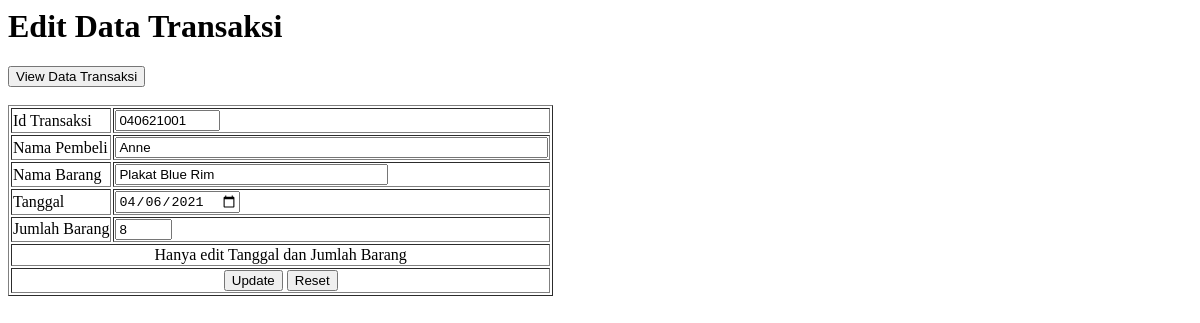
Page /transaksi-form-edit.php?IdTransaksi=040621001 (signed in) on the committed database.
### tables this page shows
CREATE TABLE `transaksi` (
  `IdTransaksi` varchar(9) NOT NULL,
  `IdPembeli` varchar(5) NOT NULL,
  `IdBarang` varchar(5) NOT NULL,
  `Tanggal` date NOT NULL,
  `JumlahBarang` int(3) NOT NULL,
  `TotalBayar` int(10) DEFAULT NULL
);

CREATE TABLE `pembeli` (
  `IdPembeli` varchar(5) NOT NULL,
  `NamaPembeli` varchar(50) NOT NULL,
  `NoTelp` varchar(15) NOT NULL,
  `AlamatPembeli` varchar(200) NOT NULL,
  `NoRek` varchar(20) NOT NULL
);

CREATE TABLE `barang` (
  `IdBarang` varchar(5) NOT NULL,
  `NamaBarang` varchar(30) NOT NULL,
  `Harga` int(10) NOT NULL,
  `Stok` int(5) NOT NULL,
  `Keterangan` varchar(200) NOT NULL
);

### transaksi-form-edit.php (the view, shortened to what this page needs)
<?php
    include_once("functions.php");
?>
<!DOCTYPE html>
<head>
</head>
<body>
    <h1>Edit Data Transaksi</h1>
    <?php
        if (isset($_GET["IdTransaksi"]))
        {
            $db = dbConnect();
            $IdTransaksi = $db->escape_string($_GET["IdTransaksi"]);
            if ($datatransaksi = getDataTransaksi($IdTransaksi))
            {
    ?>
                <a href="transaksi.php"><button>View Data Transaksi</button></a>
                <br><br>
                <form method="post" name="frm" action="transaksi-update.php">
                <table border="1">
                    <tr>
                        <td>Id Transaksi</td>
                        <td><input type="text" name="IdTransaksi" size="10" maxlength="9"
                             value="<?php echo $datatransaksi["IdTransaksi"]; ?>" readonly></td>
                    </tr>
                    <tr>
                        <td>Nama Pembeli</td>
                        <td><input type="text" name="NamaPembeli" size="51" maxlength="50"
                             value="<?php echo $datatransaksi["NamaPembeli"]; ?>" readonly></td>
                    </tr>
                    <tr>
                        <td>Nama Barang</td>
                        <td><input type="text" name="NamaBarang" size="31" maxlength="30"
                             value="<?php echo $datatransaksi["NamaBarang"]; ?>" readonly></td>
                    </tr>
                    <tr>
                        <td>Tanggal</td>
                        <td><input type="date" name="Tanggal" size="11" maxlength="10"
                             value="<?php echo $datatransaksi["Tanggal"]; ?>"></td>
                    </tr>
                    <tr>
                        <td>Jumlah Barang</td>
                        <td><input type="text" name="JumlahBarang" size="4" maxlength="3"
                             value="<?php echo $datatransaksi["JumlahBarang"]; ?>"></td>
                    </tr>
                    <tr>
                        <td colspan="2" align="center">Hanya edit Tanggal dan Jumlah Barang</td>
                    </tr>
                    <tr>
                        <td colspan="2" align="center">
                        <input type="submit" name="TblUpdate" value="Update">
                        <input type="Reset"></td>
                    </tr>
                </table>
                </form>
    <?php
            }
            else
            {
                echo "Transaksi dengan Id : $IdTransaksi tidak ada. Pengeditan dibatalkan";
            }
        }
        else
        {
            echo "Id Transaksi tidak ada. Pengeditan dibatalkan.";
        }
    ?>
</body>

### style.css (style rules this page uses)
body { background-color: white; overflow: hidden; }

### rows in the picture
transaksi: IdTransaksi "040621001", NamaPembeli "Anne", NamaBarang "Plakat Blue Rim", Tanggal "04/06/2021", JumlahBarang "8"
